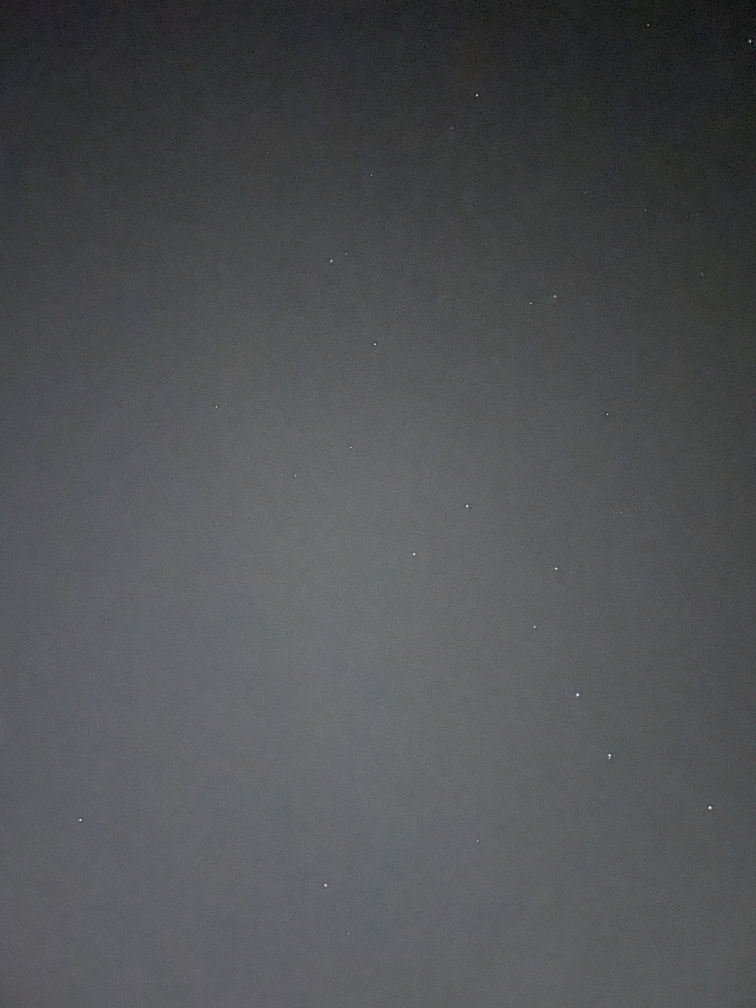
#> input picture imgs/fr2.jpg, 3024 x 4032 px (shown at 1/4 size)
$ python main.py
#> lines starting #> are read from the running program, lines starting #| are printed output that depends on the picture; after the words box and inside, x2 and y2 are one past the last pixel; in counts of white or black regions, pixels touching at a corner belong together; long printed decimals are rounded
### star_finder.py
import numpy as np
import cv2
from PIL import Image
from pillow_heif import register_heif_opener


# main runing function
def get_stars(image: np.ndarray, size: tuple, threshold=127):
    circles = cv2.HoughCircles(image, cv2.HOUGH_GRADIENT, 2, 20,
                               param1=250, param2=1, minRadius=2, maxRadius=6)

    # no need for more that 20 star, try to reduce the number
    desired_size = 20
    length = len(circles[0, :])
    if length > desired_size:
        for t in range(1, 6):
            circles = cv2.HoughCircles(image, cv2.HOUGH_GRADIENT, 1, 20,
                                       param1=250, param2=t, minRadius=2, maxRadius=6)
            length = len(circles[0, :])
            if length < desired_size:
                break

    if circles is None:
        return []
    circles = np.uint16(np.around(circles))
    circles_cordinates = []
    for i in circles[0, :]:
        if i[0] < size[0] and i[1] < size[1]:
            circles_cordinates.append(
                (int(i[0]), int(i[1]), i[2] + 5,  int(image[i[0], i[1]])))

    return circles_cordinates


# [5 lines left out: function save_stars_coordinates, not called in this run]


# run main function
# [30 lines that do not run on import are left out]

### ransac_line_fit.py
import math
import random


def line_cor(a, b, c, xlim=(0, 600)):
    # Compute two points on the line
    x1 = xlim[0]
    y1 = (-a*x1 - c) / b
    x2 = xlim[1]
    y2 = (-a*x2 - c) / b
    return (int(x1), int(y1), int(x2), int(y2))


def ransac_line_fit(points, threshold=100, max_iterations=10000):
    """
    RANSAC line fitting algorithm.

    Arguments:
    - points: a list of 2D points in the form [(x1, y1), (x2, y2), ...]
    - threshold: the maximum distance allowed between a point and the fitted line
    - max_iterations: the maximum number of iterations to run the RANSAC algorithm

    Returns:
    - best_line: a tuple (m, b) representing the equation of the fitted line y = mx + b
    """

    # Convert the list of points to a numpy array for easier indexing
    best_line = None
    best_score = 0
    points_on_line = []
    for i in range(max_iterations):
        # Choose two random points from the list
        idx = random.sample(range(len(points)), 2)
        p1 = points[idx[0]]
        p2 = points[idx[1]]
        curr_points = []
        # Compute the equation of the line between the two points
        if p2[0] == p1[0]:
            continue  # avoid division by zero
        a = p2[1] - p1[1]
        b = p1[0] - p2[0]
        c = p2[0]*p1[1] - p1[0]*p2[1]

        # Compute the distance between each point and the fitted line
        for point in points:
            d = abs(a * point[0] + b*point[1] + c) / math.sqrt(a ** 2 + b ** 2)
            if (d <= threshold):
                curr_points.append(point)

        # Update the best line if this iteration has more inliers than the previous best
        if len(curr_points) > best_score:
            best_line = line_cor(a, b, c)
            best_score = len(curr_points)
            points_on_line = curr_points

    return best_line, points_on_line

### img_compare.py
import random
import numpy as np
import cv2
from PIL import Image
from pillow_heif import register_heif_opener
from display_imgs import show_data
from ransac_line_fit import ransac_line_fit
from star_finder import get_stars


# create the transformation matrix based on two sets of points
def create_mapper(source, destination):
    source = np.float32(source)
    destination = np.float32(destination)
    M = cv2.getAffineTransform(source, destination)

    def mapper(point):
        transformed_pt = np.dot(M, np.array([point[0], point[1], 1]))
        return (int(transformed_pt[0]), int(transformed_pt[1]))
    return mapper


# find mapped star in stars
def find_point(stars, source_point, mapped_point, e):
    x2, y2, r2, b2 = mapped_point

    for star in stars:
        x1, y1, r1, b1 = star
        # point = np.array([x, y])
        # dist = np.linalg.norm(point-mapped_point)
        dist_from_source = np.sqrt(
            (source_point[0]-x2) ** 2 + (source_point[1]-y2) ** 2)
        dist_s = np.sqrt((x1-x2) ** 2 + (y1-y2) ** 2)
        if dist_s < e and abs(r1 - r2) < 6:
            return star
    return None


# count the number of good points that are mapped correctly by 'T' from star1 to stars2 with error margin 'e'
def count_inliers(stars1, stars2, T, e=16):
    cnt = 0
    matchings = {}

    for star in stars1:
        x, y, r, b = star
        mapped_point = T((x, y))
        matched_point = find_point(
            stars2, star,  (mapped_point[0], mapped_point[1], r, b), e)

        matchings[matched_point] = matchings.get(matched_point, 0) + 1

        if (matched_point is not None and matchings[matched_point] <= 1):
            cnt += 1
    return cnt


# [25 lines of commented-out code are left out]


def matching_ratio(set_1, set_2, inliers_count):
    length = min(len(set_1), len(set_2))
    return inliers_count / length


# map stars with constant number of iterations
def map_stars(stars1, stars2, iteration=10000):
    '''
        1- pick two identical stars in each list
        2- make transformation matrix from stars1 -> stars2
        3- return the transformation function
    '''
    line1, points_on_line_1 = ransac_line_fit(stars1)
    line2, points_on_line_2 = ransac_line_fit(stars2)

    # print('-----', len(points_on_line_1), len(points_on_line_2))
    best_t = None
    inliers_count = -1
    tried_seq = []
    pick_cnt = 3
    source_1 = None
    source_2 = None

    if (len(points_on_line_1) > 16):
        points_on_line_1 = random.sample(points_on_line_1, 16)

    if (len(points_on_line_2) > 16):
        points_on_line_2 = random.sample(points_on_line_2, 16)

    # s1 = find_good_triangle(points_on_line_1)
    for i in range(iteration):
        s1 = random.sample(points_on_line_1, pick_cnt)
        s2 = random.sample(points_on_line_2, pick_cnt)

        tup = (s1, s2)
        if (tup not in tried_seq):
            tried_seq.append(tup)
        else:
            # print('tried this', len(tried_seq), s2)
            continue

        # make transformations function
        a = np.array([(p[0], p[1]) for p in s1])
        b = np.array([(p[0], p[1]) for p in s2])
        t = create_mapper(a, b)

        # check how many inliers points
        count = count_inliers(points_on_line_1, points_on_line_2, t)

        if (count > inliers_count):
            inliers_count = count
            best_t = t
            source_1 = s1
            source_2 = s2

    mapped_stars = []
    for i, star in enumerate(points_on_line_1):
        x, y = best_t((star[0], star[1]))
        mapped_stars.append([(star[0], star[1]), (x, y)])

    return (mapped_stars, source_1, source_2, line1, points_on_line_1, line2, points_on_line_2, matching_ratio(points_on_line_1, points_on_line_2, inliers_count))


def save_mapped_stars(output_path, mapped_stars,  size: tuple, ratio=None):
    with open(output_path, "w") as f:
        f.write(f"source dest\n")
        for s_d_star in mapped_stars:
            source_star, dest_star = s_d_star
            if dest_star[0] < size[1] and dest_star[1] < size[0] and dest_star[0] >= 0 and dest_star[1] >= 0:
                f.write(f"{source_star} , {dest_star}\n")
            else:
                f.write(f"{source_star} , no matching \n")
        if (matching_ratio is not None):
            f.write(f'\nmatching ratio: {ratio}')


# run main function
# [28 lines that do not run on import are left out]

### display_imgs.py


# project the images side by side with matching lines
import cv2
from matplotlib import pyplot as plt
from matplotlib.patches import ConnectionPatch


def show_data(source_points, dest_points, points_on_line_1, line1, points_on_line_2, line2,  mapped_stars, img1, img2):

    img1 = cv2.line(
        img1, (line1[0], line1[1]), (line1[2], line1[3]), (255, 0, 255), 1, 0)

    img2 = cv2.line(img2, (line2[0], line2[1]),
                    (line2[2], line2[3]), (255, 0, 255), 1, 0)

    for p in points_on_line_1:
        img1 = cv2.circle(img1, (p[0], p[1]), p[2], (255, 0, 255), 1, 0)

    for p in points_on_line_2:
        img2 = cv2.circle(img2, (p[0], p[1]), p[2], (255, 0, 255), 1, 0)

    for i, p in enumerate(source_points):
        img1 = cv2.circle(img1, (int(p[0]), int(p[1])), 10, (0, 255, 0), 0)
        img1 = cv2.putText(img1, str(i), (int(p[0] + 5), int(p[1]-5)), cv2.FONT_HERSHEY_SIMPLEX,
                           .5, (0, 255, 255), 1, cv2.LINE_AA)

    for i, p in enumerate(dest_points):
        img2 = cv2.circle(img2, (int(p[0]), int(p[1])), p[2]-2, (0, 255, 0), 0)
        img2 = cv2.putText(img2, str(i), (int(p[0] + 5), int(p[1]-5)), cv2.FONT_HERSHEY_SIMPLEX,
                           .5, (0, 255, 255), 1, cv2.LINE_AA)

    fig, (ax1, ax2) = plt.subplots(1, 2)
    for i, p in enumerate(mapped_stars):
        con = ConnectionPatch(xyA=p[0], xyB=p[1], coordsA="data", coordsB="data",
                              axesA=ax1, axesB=ax2, color="red")
        ax2.add_artist(con)

    ax1.imshow(img1)
    ax2.imshow(img2)
    plt.show()

### main.py
from display_imgs import show_data
import star_finder as finder
import img_compare as compare
import numpy as np
import cv2
from PIL import Image
from pillow_heif import register_heif_opener

# support for HEIC images
register_heif_opener()
#> (this line was passed over: pillow_heif is not available in this run)


path1 = './imgs/fr2.jpg'
path2 = './imgs/ST_db2.png'
size = (600, 600)

# regular images
img1 = np.array(Image.open(path1).resize(size))
img2 = np.array(Image.open(path2).resize(size))
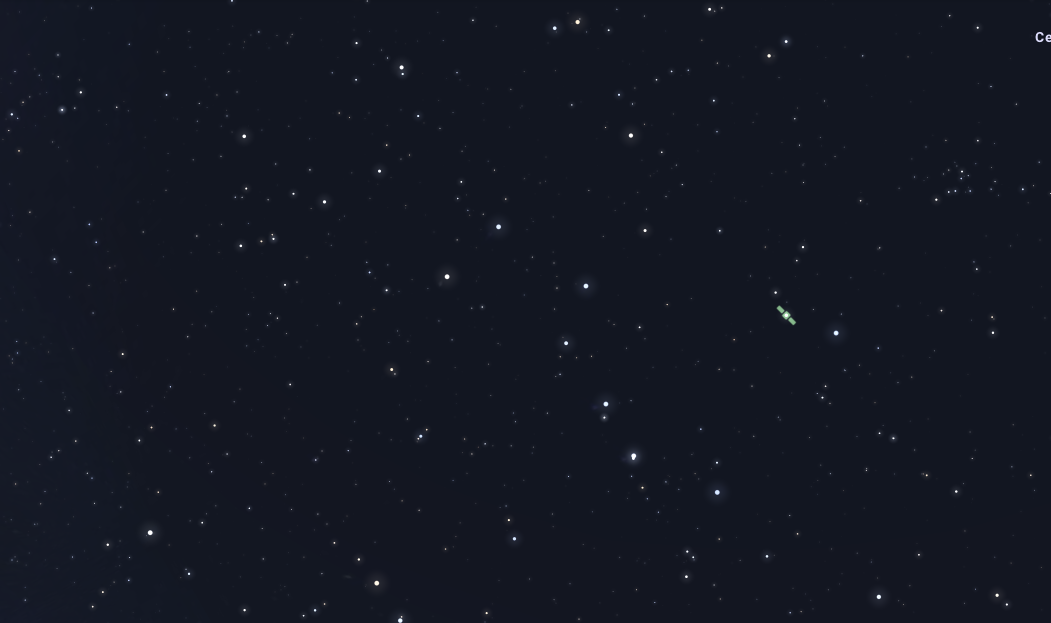
#> input picture imgs/ST_db2.png, 2102 x 1246 px (shown at 1/2 size)
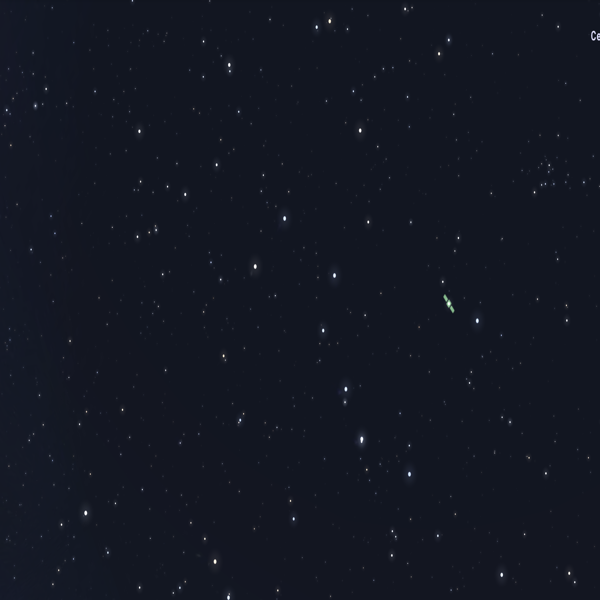
#> img2: shape (600, 600, 4); mean R, G, B, A 19.1, 23, 34.2, 255

# gray images
img1_gray = cv2.cvtColor(img1, cv2.COLOR_BGR2GRAY)
img2_gray = cv2.cvtColor(img2, cv2.COLOR_BGR2GRAY)

# get star coordinates
stars1 = finder.get_stars(img1_gray, size)
#> in get_stars, `circles = cv2.HoughCircles(image, cv2.HOUGH_GRADIENT, 2, 20, param1=25..`: circles = 16 rows, first 8: [377, 51, 4.8], [435, 175, 4.8], [455, 409, 4.8], [559, 483, 4.8], [595, 19, 4.8], [325, 327, 4], [427, 375, 4], [443, 341, 4]
#> in get_stars, `length = len(circles[0, :])`: length = 16
#> in get_stars, `circles = np.uint16(np.around(circles))`: circles = 16 rows, first 8: [377, 51, 5], [435, 175, 5], [455, 409, 5], [559, 483, 5], [595, 19, 5], [325, 327, 4], [427, 375, 4], [443, 341, 4]
#> the loop in get_stars, `for i in circles[0, :]:` made 16 passes
#> i on passes 1 to 12: [377, 51, 5], [435, 175, 5], [455, 409, 5], [559, 483, 5], [595, 19, 5], [325, 327, 4], [427, 375, 4], [443, 341, 4], [479, 249, 4], [517, 13, 3], [61, 483, 5], [265, 151, 5]
#> after the loop in get_stars, `for i in circles[0, :]:`: circles_cordinates = 16 items, first 6: (377, 51, 10, 96), (435, 175, 10, 106), (455, 409, 10, 98), (559, 483, 10, 94), (595, 19, 10, 90), (325, 327, 9, 106)
#> stars1 has the same summary as circles_cordinates in get_stars
stars2 = finder.get_stars(img2_gray, size)
#> in get_stars (call 2), `circles = cv2.HoughCircles(image, cv2.HOUGH_GRADIENT, 2, 20, param1=25..`: circles = 148 rows, first 8: [449, 309, 4.4], [595, 35, 2.7], [151, 227, 4.8], [39, 107, 4.8], [233, 67, 4.8], [387, 67, 4.8], [545, 187, 4.8], [181, 583, 4.8]
#> the loop in get_stars (call 2), `for t in range(1, 6):` made 3 passes
#> length on passes 1 to 3: 131, 35, 19
#> in get_stars (call 2), `circles = np.uint16(np.around(circles))`: circles = 19 rows, first 8: [448, 302, 2], [594, 32, 2], [38, 106, 4], [496, 452, 3], [214, 562, 2], [236, 420, 4], [232, 68, 4], [156, 226, 3]
#> the loop in get_stars (call 2), `for i in circles[0, :]:` made 19 passes
#> i on passes 1 to 12: [448, 302, 2], [594, 32, 2], [38, 106, 4], [496, 452, 3], [214, 562, 2], [236, 420, 4], [232, 68, 4], [156, 226, 3], [346, 388, 2], [178, 590, 4], [366, 440, 4], [230, 598, 3]
#> stars2 = 19 items, first 6: (448, 302, 7, 25), (594, 32, 7, 28), (38, 106, 9, 25), (496, 452, 8, 25), (214, 562, 7, 25), (236, 420, 9, 25)


# write the coordinates to a file
# finder.save_stars_coordinates('./fr1_results.txt', stars1)
# finder.save_stars_coordinates('./fr2_results.txt', stars2)


# compare stars
mapped_stars, source_points, dest_points, line1, points_on_line_1, line2, points_on_line_2, matching_ratio = compare.map_stars(
    stars1, stars2, 20000)
#> the loop in ransac_line_fit, `for i in range(max_iterations):` made 10000 passes
#> (idx, p1, p2, a, b, c, y1 in line_cor, y2 in line_cor) on passes 1, 2, 3, 13, 28: ([12, 15], (295, 209, 10, 101), (255, 525, 8, 78), 316, 40, -101580, 2539.5, -2200.5), ([13, 0], (373, 305, 10, 112), (377, 51, 10, 96), -254, -4, 95962, 23990.5, -14109.5), ([8, 15], (479, 249, 9, 107), (255, 525, 8, 78), 276, 224, -187980, 839.2, 99.91), ([3, 11], (559, 483, 10, 94), (265, 151, 10, 96), -332, 294, 43586, -148.3, 529.3), ([7, 3], (443, 341, 9, 104), (559, 483, 10, 94), 142, -116, -23350, -201.3, 533.2)
#> (idx, p1, p2, a, b, c) on passes 4 to 9: ([15, 6], (255, 525, 8, 78), (427, 375, 9, 102), -150, -172, 128550), ([9, 7], (517, 13, 8, 97), (443, 341, 9, 104), 328, 74, -170538), ([11, 9], (265, 151, 10, 96), (517, 13, 8, 97), -138, -252, 74622), ([6, 8], (427, 375, 9, 102), (479, 249, 9, 107), -126, -52, 73302), ([4, 15], (595, 19, 10, 90), (255, 525, 8, 78), 506, 340, -307530), ([4, 12], (595, 19, 10, 90), (295, 209, 10, 101), 190, 300, -118750)
#> after the loop in ransac_line_fit, `for i in range(max_iterations):`: best_score = 11; points_on_line = [(435, 175, 10, 106), (455, 409, 10, 98), (559, 483, 10, 94), (325, 327, 9, 106), (427, 375, 9, 102), (443, 341, 9, 104), (479, 249, 9, 107), (265, 151, 10, 96), (295, 209, 10, 101), (373, 305, 10, 112), (479, 445, 10, 98)]
#> in map_stars, `line1, points_on_line_1 = ransac_line_fit(stars1)`: line1 = (0, -201, 600, 533); points_on_line_1 has the same summary as points_on_line in ransac_line_fit
#> the loop in ransac_line_fit (call 2), `for i in range(max_iterations):` made 10000 passes
#> (idx, p1, p2, a, b, c, y1 in line_cor, y2 in line_cor) on passes 1 to 2: ([6, 8], (232, 68, 9, 25), (346, 388, 7, 25), 320, -114, -66488, -583.2, 1101), ([3, 2], (496, 452, 8, 25), (38, 106, 9, 25), -346, 458, -35400, 77.29, 530.6)
#> (idx, p1, p2, a, b, c) on passes 3 to 8: ([2, 1], (38, 106, 9, 25), (594, 32, 7, 28), -74, -556, 61748), ([5, 16], (236, 420, 9, 25), (332, 276, 8, 25), -144, -96, 74304), ([6, 12], (232, 68, 9, 25), (254, 266, 7, 25), 198, -22, -44440), ([6, 3], (232, 68, 9, 25), (496, 452, 8, 25), 384, -264, -71136), ([3, 2], (496, 452, 8, 25), (38, 106, 9, 25), -346, 458, -35400), ([17, 9], (476, 320, 8, 25), (178, 590, 9, 57), 270, 298, -223880)
#> the loop in map_stars, `for i, star in enumerate(points_on_line_1):` made 11 passes

compare.save_mapped_stars(
    './mappings.txt', mapped_stars, size, matching_ratio)
#> the loop in save_mapped_stars, `for s_d_star in mapped_stars:` made 11 passes
#> s_d_star on passes 1 to 11: [(435, 175), (702, -106)], [(455, 409), (210, 571)], [(559, 483), (176, 577)], [(325, 327), (230, 597)], [(427, 375), (250, 527)], [(443, 341), (346, 387)], [(479, 249), (594, 27)], [(265, 151), (544, 183)], [(295, 209), (453, 298)], [(373, 305), (338, 427)], [(479, 445), (161, 631)]

print('matching ratio:', matching_ratio)
#| matching ratio: 0.6364


show_data(source_points, dest_points,
          points_on_line_1, line1, points_on_line_2, line2,  mapped_stars, img1, img2)
#> in show_data, `img1 = cv2.line( img1, (line1[0], line1[1]), (line1[2], line1[3]), (25..`: img1: shape (600, 600, 3); mean R, G, B 80.3, 81.7, 84.3
#> in show_data, `img2 = cv2.line(img2, (line2[0], line2[1]), (line2[2], line2[3]), (255..`:
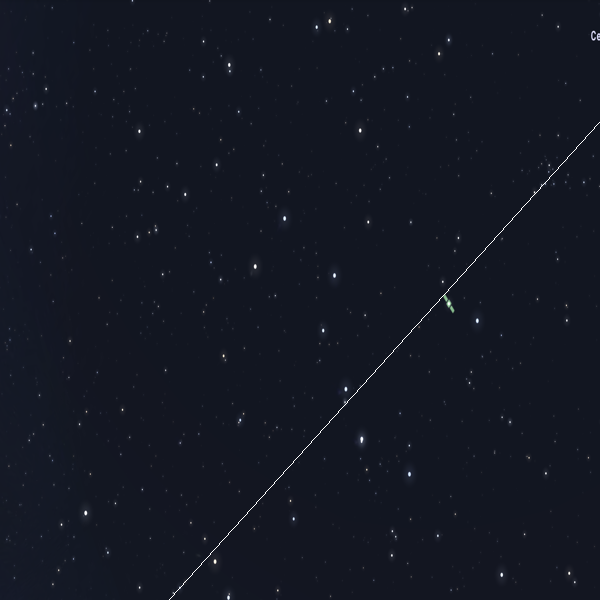
#> img2: shape (600, 600, 4); 0.13% of pixels changed, all inside (x1, y1, x2, y2) = (169, 122, 600, 600); transparent parts drawn white
#> the loop in show_data, `for p in points_on_line_1:` made 11 passes
#> after the loop in show_data, `for p in points_on_line_1:`:
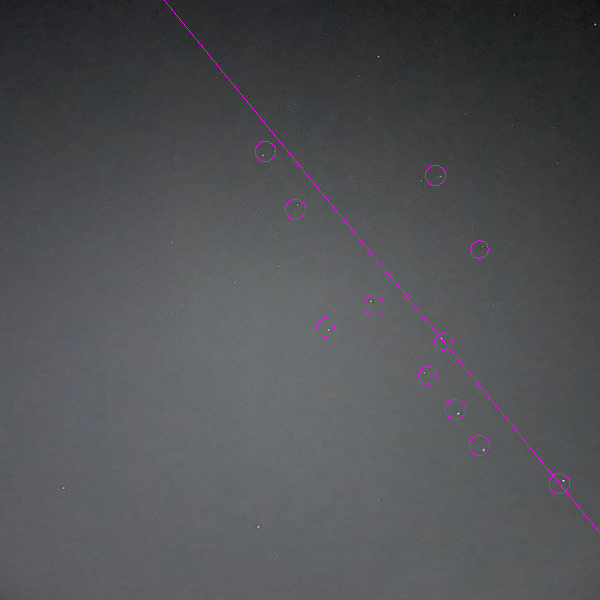
#> img1: shape (600, 600, 3); mean R, G, B 80.6, 81.6, 84.5
#> the loop in show_data, `for p in points_on_line_2:` made 12 passes
#> p on passes 1 to 12: (448, 302, 7, 25), (594, 32, 7, 28), (214, 562, 7, 25), (236, 420, 9, 25), (346, 388, 7, 25), (178, 590, 9, 57), (366, 440, 9, 25), (230, 598, 8, 25), (408, 474, 7, 25), (544, 184, 9, 26), (332, 276, 8, 25), (476, 320, 8, 25)
#> after the loop in show_data, `for p in points_on_line_2:`:
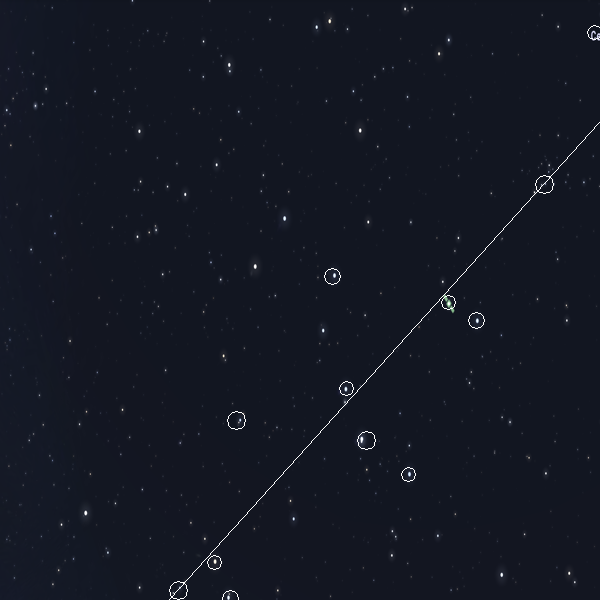
#> img2: shape (600, 600, 4); mean R, G, B, A 19.7, 22.9, 34.8, 254.3; transparent parts drawn white
#> the loop in show_data, `for i, p in enumerate(source_points):` made 3 passes
#> after the loop in show_data, `for i, p in enumerate(source_points):`:
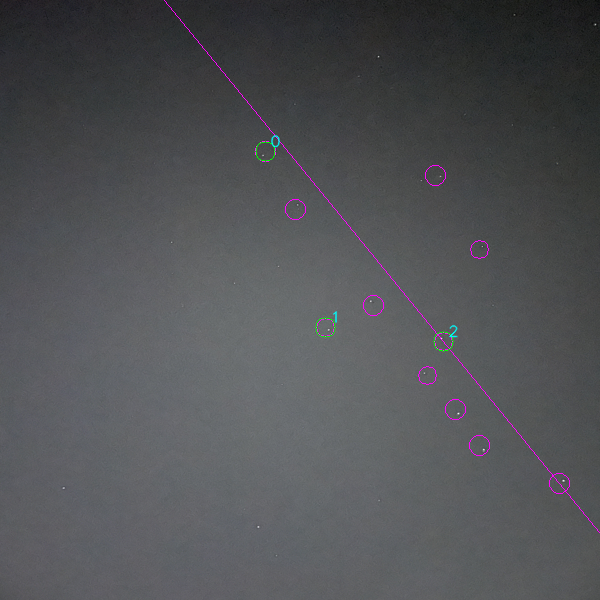
#> img1: shape (600, 600, 3); mean R, G, B 80.5, 81.7, 84.5
#> the loop in show_data, `for i, p in enumerate(dest_points):` made 3 passes
#> after the loop in show_data, `for i, p in enumerate(dest_points):`: img2: shape (600, 600, 4); mean R, G, B, A 19.7, 23, 34.8, 254.2
#> the loop in show_data, `for i, p in enumerate(mapped_stars):` made 11 passes
#> in show_data, `plt.show()`:
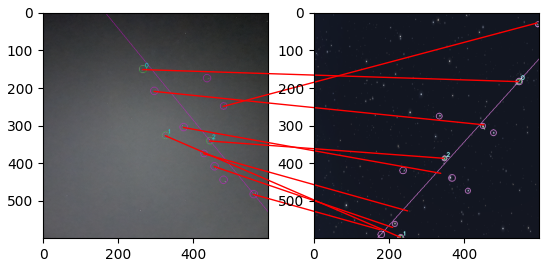
#> figure drawn by matplotlib, 2 panels
